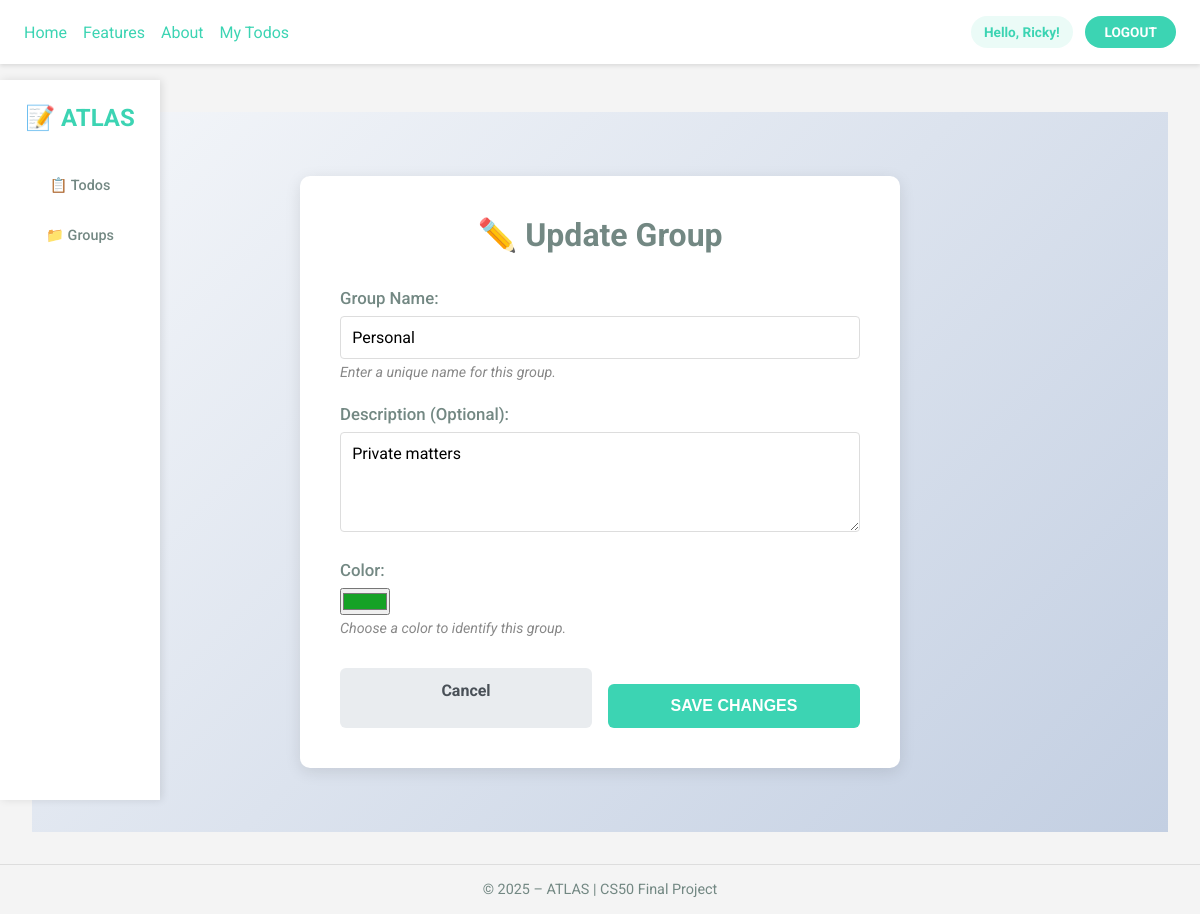
/todos/groups/3/update/ (signed in), run on the app's committed database.
### todos/models.py (models this page shows, shortened)
class TaskGroup(models.Model):
  name = models.CharField(max_length=100)
  description = models.TextField(blank=True, null=True)
  color = models.CharField(max_length=7, default='#3CD4B3')
  user = models.ForeignKey(User, on_delete=models.CASCADE, related_name='task_groups')
  created_at = models.DateTimeField(auto_now_add=True)
  class Meta:
        unique_together = ['user', 'name']
        ordering = ['name']

### todos/views.py (the view)
# urls.py: path('groups/<int:pk>/update/', views.update_group, name='update_group'),
@login_required
def update_group(request, pk):
  group = get_object_or_404(TaskGroup, pk=pk, user=request.user)
  if request.method == 'POST':
    form = TaskGroupForm(request.POST, instance=group, user=request.user)
    if form.is_valid():
      form.save()
      return redirect('todos:groups_list')
  else:
    form = TaskGroupForm(instance=group, user=request.user)
  return render(request, 'todos/update_group.html', {'form': form, 'group': group})

### todos/forms.py (shortened to what this page needs)
class TaskGroupForm(forms.ModelForm):
  class Meta:
    model = TaskGroup
    fields = ('name', 'description', 'color')
    widgets = {
        'color': forms.TextInput(attrs={'type': 'color'}),
        'description': forms.Textarea(attrs={'rows': 3}),
    }
    labels = {
        'name': 'Group Name',
        'description': 'Description (Optional)',
        'color': 'Color',
    }
    help_texts = {
        'name': 'Enter a unique name for this group.',
        'color': 'Choose a color to identify this group.',
    }
  def __init__(self, *args, **kwargs):
    self.user = kwargs.pop('user', None)
    super().__init__(*args, **kwargs)

### todos/templates/todos/update_group.html (shortened to what this page needs)
{% extends 'base.html' %}
{% load static %}
{% block extra_css %}
<link rel="stylesheet" href="{% static 'todos/css/styles.css' %}">
{% endblock %}
{% block content %}
{% include "partials/navbar.html" %}
<div style="min-height: calc(100vh - 80px); display: flex; align-items: center; justify-content: center; background: linear-gradient(135deg, #f5f7fa 0%, #c3cfe2 100%); padding: 2rem;">
  <div class="modal-box" style="max-width: 600px;">
    <h1>✏️ Update Group</h1>
    <form method="post">
      {{ form.as_p }}
      <div style="display: flex; gap: 1rem; margin-top: 2rem;">
        <a href="{% url 'todos:groups_list' %}" style="flex: 1; padding: 0.8rem; background: #e9ecef; color: #495057; text-decoration: none; text-align: center; border-radius: 6px; font-weight: bold;">
          Cancel
        </a>
        <button type="submit" style="flex: 1; padding: 0.8rem; background: #3CD4B3; color: white; border: none; border-radius: 6px; font-weight: bold; cursor: pointer;">
          Save Changes
        </button>
      </div>
    </form>
  </div>
</div>
{% endblock %}

### templates/base.html (shortened to what this page needs)
{% load static %}
<!DOCTYPE html>
<html lang="en">
<head>
    <link rel="stylesheet" href="{% static 'css/styles.css' %}">
    {% block extra_css %}{% endblock %}
</head>
<body>
    <div class="main-container">
        <header>
            <nav>
                <ul>
                    <li><a href="{% url 'public_frontend:index' %}">Home</a></li>
                    <li><a href="{% url 'public_frontend:features' %}">Features</a></li>
                    <li><a href="{% url 'public_frontend:about' %}">About</a></li>
                    {% if user.is_authenticated %}
                    <li><a href="{% url 'todos:index' %}">My Todos</a></li>
                    {% endif %}
                </ul>
                <ul class="app-access">
                    {% if user.is_authenticated %}
                        <li class="user-greeting">Hello, {{ user.username }}!</li>
                        <li class="logout-button"><a href="{% url 'users:logout' %}">Logout</a></li>
                    {% else %}
                        <li class="register-button"><a href="{% url 'users:register' %}">Register</a></li>
                        <li class="login-button"><a href="{% url 'users:login' %}">Login</a></li>
                    {% endif %}
                </ul>
            </nav>
        </header>
        <main>
            {% block content %}{% endblock %}
        </main>
    </div>
</body>
<footer>
    <p>&copy; 2025 – ATLAS | CS50 Final Project</p>
</footer>
</html>

### static/css/styles.css (style rules this page uses)
*, *::before, *::after { box-sizing: border-box; margin: 0; padding: 0; }
body { margin: 0; padding: 0; font-family: 'Roboto', sans-serif; background-color: #f4f4f4; color: #333; overflow-x: hidden; max-width: 100vw; }
header { position: fixed; width: 100%; top: 0; left: 0; background-color: white; box-shadow: 0 2px 4px rgba(0, 0, 0, 0.1); z-index: 1000; overflow-x: hidden; }
nav { display: flex; justify-content: space-between; align-items: center; padding: 1rem 1.5rem; max-width: 100%; margin: 0 auto; }
nav ul { display: flex; list-style: none; gap: 1rem; align-items: center; flex-wrap: wrap; }
nav ul li { margin: 0; }
.user-greeting { color: #3CD4B3; font-weight: bold; padding: 0.5rem 0.8rem; background: rgba(60, 212, 179, 0.1); border-radius: 1.2rem; font-size: 0.85rem; white-space: nowrap; }
.app-access { display: flex; gap: 0.8rem; align-items: center; flex-shrink: 0; }
.login-button, .register-button, .logout-button { border-radius: 1.2rem; overflow: hidden; transition: all 0.3s ease; }
.login-button a, .register-button a, .logout-button a { display: block; background-color: #3CD4B3; color: white !important; padding: 0.5rem 1.2rem; font-weight: bold; text-transform: uppercase; font-size: 0.85rem; transition: all 0.3s ease; white-space: nowrap; }
main { margin-top: 80px; min-height: calc(100vh - 80px); padding: 2rem; }
.main-container { max-width: 1200px; margin: 0 auto; width: 100%; }
.modal-box { display: flex; flex-direction: column; align-items: center; border-radius: 10px; background-color: white; padding: 2rem 2.5rem; box-shadow: 0 0 15px rgba(0, 0, 0, 0.1); max-width: 500px; margin: 2rem auto; }
h1 { color: #738883; font-size: 2em; text-align: center; margin-bottom: 1.5rem; }
form { width: 100%; }
form p { margin-bottom: 1.5rem; }
label { display: block; margin-bottom: 0.5rem; font-weight: 500; color: #738883; }
input[type="text"], input[type="password"], input[type="email"], input[type="number"], input[type="date"], textarea, select { width: 100%; padding: 0.7rem; border: 1px solid #ddd; border-radius: 4px; font-size: 1rem; font-family: 'Roboto', sans-serif; transition: border-color 0.3s ease; }
textarea { resize: vertical; min-height: 100px; }
input[type="submit"], button[type="submit"] { background-color: #3CD4B3; color: white; padding: 0.8rem 1.5rem; border: none; border-radius: 4px; font-weight: bold; font-size: 1em; text-transform: uppercase; cursor: pointer; transition: all 0.3s ease; width: 100%; margin-top: 1rem; }
.helptext { display: block; font-style: italic; color: #888; font-size: 0.85em; margin-top: 0.3rem; }
a { text-decoration: none; color: #3CD4B3; transition: color 0.3s ease; }
footer { text-align: center; padding: 1rem 0; background-color: #f4f4f4; color: #738883; font-size: 0.9rem; border-top: 1px solid #ddd; }

### todos/static/todos/css/styles.css (style rules this page uses)
.modal-box { display: flex; flex-direction: column; align-items: center; border-radius: 10px; background-color: white; padding: 2.5rem; box-shadow: 0 4px 16px rgba(0, 0, 0, 0.1); width: 100%; }
.modal-box p { font-size: 1.05em; color: #555; margin: 0.6rem 0; width: 100%; }
.modal-box form { width: 100%; }
.modal-box form p { margin-bottom: 1.5rem; text-align: left; }
.modal-box form label { display: block; margin-bottom: 0.5rem; font-weight: 500; color: #738883; }
.modal-box form input[type="text"], .modal-box form input[type="number"], .modal-box form input[type="date"], .modal-box form textarea, .modal-box form select { width: 100%; padding: 0.7rem; border: 1px solid #ddd; border-radius: 4px; font-size: 1rem; }

### data on the page
TaskGroup: name "Personal", description "Private matters", color "#15a226"

### other printed values
{{ user.username }} "Ricky"
